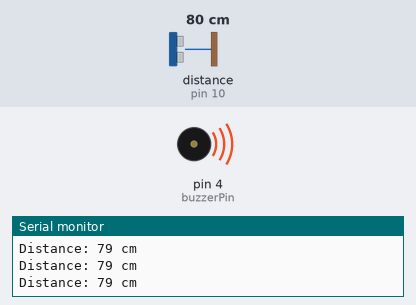
Recording of a sketch running on a simulated Arduino Uno, built with avr-gcc and run on an emulated ATmega328P. Shown: buzzer (waves = sounding), the last lines printed to the serial monitor. Wiring (inferred from the names in the program): ultrasonic range finder: trigger pin 9; echo pin 10. Inputs (shaded band) come from the test bench; at power-on: distance to the obstacle (sensor on pin 10) 80 cm. The echo pulse lasts 58.3 µs per cm.

Above: at 1.2 s.
1.3 s: distance to the obstacle (sensor on pin 10) set to 250 cm
At 2.5 s:
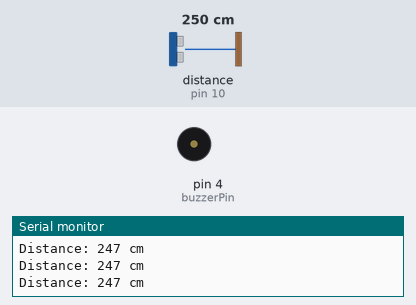
2.8 s: distance to the obstacle (sensor on pin 10) set to 98 cm
4.3 s: distance to the obstacle (sensor on pin 10) set to 92 cm
At 5.02 s:
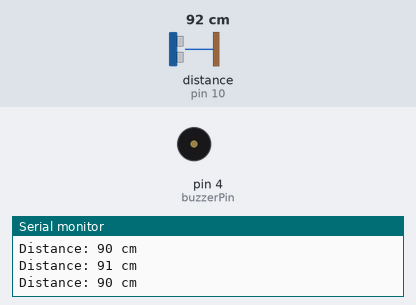
7.3 s: distance to the obstacle (sensor on pin 10) set to 2 cm
At 8.7 s:
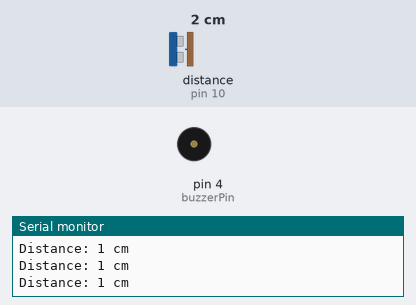
Timing chart, 0 to 9.8 s (numbered marks = the images above; inputs shaded):
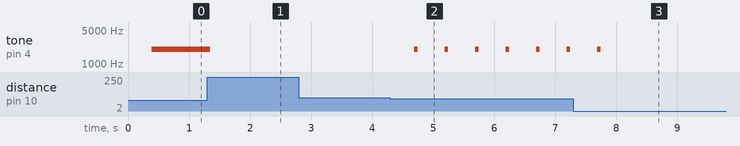

The sketch:

CamBienSieuAmCode.ino
```cpp
const int trigPin = 9;     // Chân Trig
const int echoPin = 10;    // Chân Echo
const int buzzerPin = 4;   // Chân Buzzer

long duration;
int distance;

void setup() {
  Serial.begin(9600);
  pinMode(trigPin, OUTPUT);
  pinMode(echoPin, INPUT);
  pinMode(buzzerPin, OUTPUT);
  Serial.begin(9600);
}

void loop() {
  // --- Đo khoảng cách ---
  digitalWrite(trigPin, LOW);
  delayMicroseconds(2);
  digitalWrite(trigPin, HIGH);
  delayMicroseconds(10);
  digitalWrite(trigPin, LOW);

  duration = pulseIn(echoPin, HIGH);
  distance = duration * 0.034 / 2;

  Serial.print("Distance: ");
  Serial.print(distance);
  Serial.println(" cm");

  // --- Kiểm tra khoảng cách ---
  if (distance >= 10 && distance <= 90) {
    // Phát "tiếng hình sin" bằng cách quét tần số
    for (int x = 0; x < 180; x++) {
      float sinVal = sin(x * (3.1416 / 180.0));     // Giá trị sin -1..1
      int toneVal = 2000 + int(sinVal * 1000);      // Dao động 1000–3000 Hz
      tone(buzzerPin, toneVal);                     // Phát ra loa
      delay(2);                                     // Tốc độ quét
    }
  } else {
    noTone(buzzerPin); // Tắt loa khi không có vật trong khoảng 10–20 cm
  }

  delay(50); // Nghỉ 50ms trước khi đo lại
}
```

Measured:
- the behaviour switches between 93 and 92 cm on distance to the obstacle (sensor on pin 10) (found by bisection; images 1 and 2)
- after the input at 1.3 s, tone on pin 4 (buzzerPin): 2017 Hz → silent at once
- after the input at 4.3 s, tone on pin 4 (buzzerPin): alternates 2017 Hz for 0.06 s and silent for 0.44 s, starting after 0.39 s
- after the input at 7.3 s, tone on pin 4 (buzzerPin): goes on until 7.7 s, then stays silent
